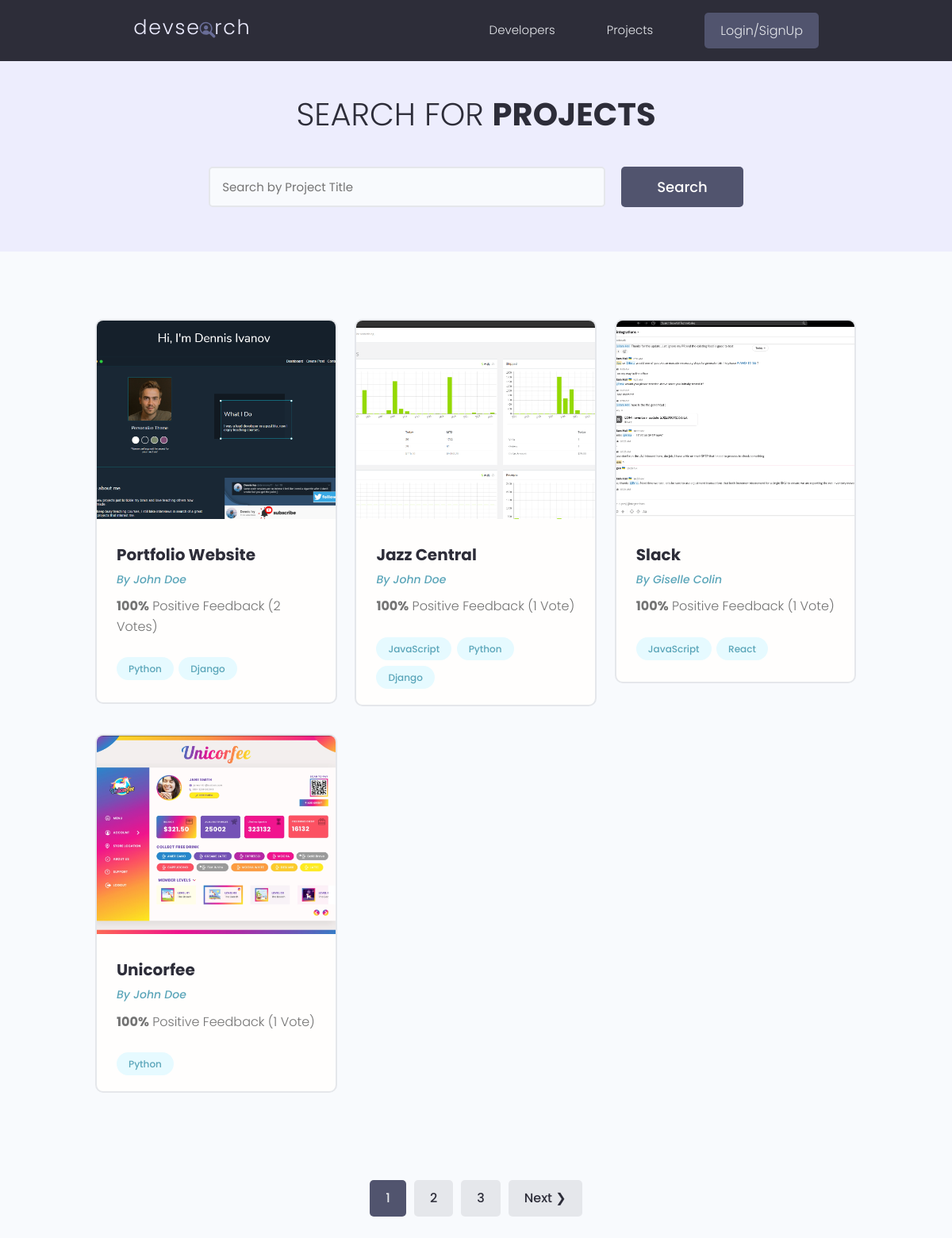
Page /project/ on the earlier database version.
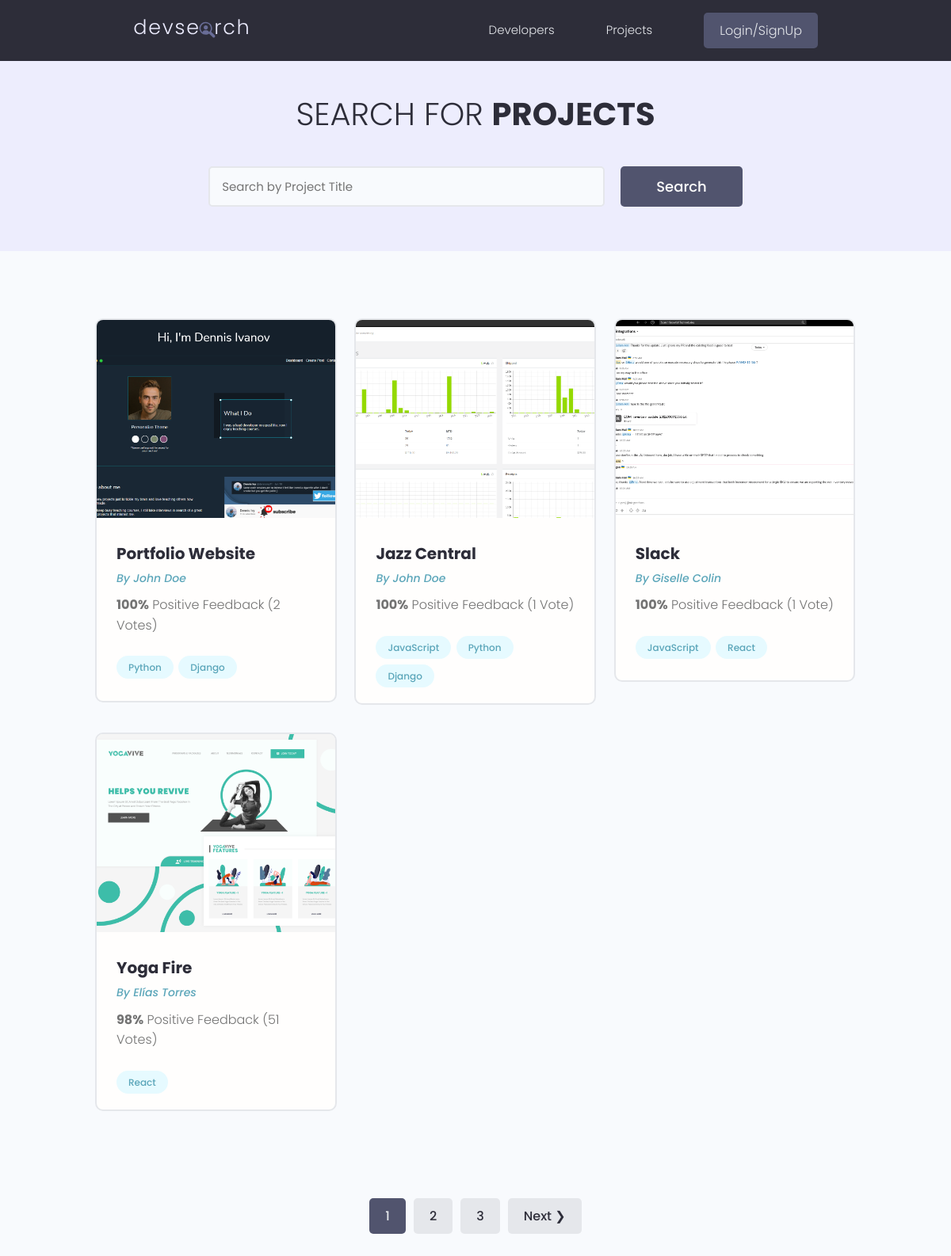
Same page on the later database version.
### project/models.py (models this page shows, shortened)
class Project(models.Model):
    id = models.UUIDField(default=uuid.uuid4,
                          primary_key=True, unique=True, editable=False)
    owner = models.ForeignKey(Developer, null=True,
                              blank=True, on_delete=models.CASCADE)
    title = models.CharField(max_length=200, unique=True)
    description = models.TextField(null=True, blank=True)
    featured_image = models.ImageField(
        null=True, blank=True, default='default.jpg')
    demo_link = models.CharField(max_length=2000, null=True, blank=True)
    source_link = models.CharField(max_length=2000, null=True, blank=True)
    tags = models.ManyToManyField('Tag', blank=True)
    vote_total = models.IntegerField(default=0, null=True, blank=True)
    vote_ratio = models.IntegerField(default=0, null=True, blank=True)
    created = models.DateTimeField(auto_now_add=True)

class Tag(models.Model):
    id = models.UUIDField(default=uuid.uuid4,
                          primary_key=True, unique=True, editable=False)
    name = models.CharField(max_length=200)
    created = models.DateTimeField(auto_now_add=True)

### developer/models.py (models this page shows, shortened)
class Developer(models.Model):
    id = models.UUIDField(default=uuid.uuid4,
                          primary_key=True, unique=True, editable=False)
    user = models.OneToOneField(User, on_delete=models.CASCADE, null=True)
    name = models.CharField(max_length=200, blank=True, null=True)
    email = models.EmailField(max_length=200, blank=True, null=True)
    username = models.CharField(max_length=200, blank=True, null=True)
    location = models.CharField(max_length=200, blank=True, null=True)
    short_intro = models.CharField(max_length=200, blank=True, null=True)
    bio = models.TextField(blank=True, null=True)
    profile_image = models.ImageField(
        upload_to='profiles/', blank=True, null=True, default='profiles/user-default.png')
    social_github = models.CharField(max_length=200, blank=True, null=True)
    social_twitter = models.CharField(max_length=200, blank=True, null=True)
    social_linkedin = models.CharField(max_length=200, blank=True, null=True)
    social_youtube = models.CharField(max_length=200, blank=True, null=True)
    social_website = models.CharField(max_length=200, blank=True, null=True)
    social_stackoverflow = models.CharField(
        max_length=200, blank=True, null=True)
    created = models.DateTimeField(auto_now_add=True)

### project/views.py (the view)
# urls.py: path('', views.projects, name='projects'),
def projects(request):
    projects, search_query = search_projects(request)
    custom_range, projects = paginate(request, projects, 4)
    context = {'projects': projects,
               'search_query': search_query, 'custom_range': custom_range}
    template = 'project/projects.html'
    return render(request, template, context)

### utils.py (called while the page is built)
def paginate(request, queryset, results):
    page = request.GET.get('page', 1)
    paginator = Paginator(queryset, results)
    try:
        queryset = paginator.page(page)
    except PageNotAnInteger:
        queryset = paginator.page(1)
    except EmptyPage:
        queryset = paginator.page(paginator.num_pages)
    left_index = (int(page) - 3) if (int(page) - 3) > 0 else 1
    right_index = (int(page) + 3) if (int(page) +
                                      3) < paginator.num_pages else paginator.num_pages
    custom_range = range(left_index, right_index + 1)
    return custom_range, queryset

def search_projects(request):
    search_query = ''
    if request.GET.get('search_query'):
        search_query = request.GET.get('search_query')
    tags = Tag.objects.filter(name__icontains=search_query)
    project = Project.objects.distinct().filter(
        Q(title__icontains=search_query) |
        Q(description__icontains=search_query) |
        Q(owner__name__icontains=search_query) |
        Q(tags__in=tags)
    ).order_by('-vote_ratio', '-vote_total', 'title')
    return project, search_query

### project/templates/project/projects.html (shortened to what this page needs)
{% extends 'main.html' %}
{% block content %}
<main class="projects">
    <section class="hero-section text-center">
        <div class="container container--narrow">
            <div class="hero-section__box">
                <h2>Search for <span>Projects</span></h2>
            </div>
            <div class="hero-section__search">
                <form class="form" action="{% url 'project:projects' %}" method="get">
                    <div class="form__field">
                        <input class="input input--text" id="formInput#search" type="text" name="search_query"
                            value="{{search_query}}" placeholder="Search by Project Title" />
                    </div>
                    <input class="btn btn--sub btn--lg" type="submit" value="Search" />
                </form>
            </div>
        </div>
    </section>
    <section class="projectsList">
        <div class="container">
            <div class="grid grid--three">
                {% for project in projects %}
                <div class="column">
                    <div class="card project">
                        <a href="{% url 'project:project' project.id %}" class="project">
                            <img class="project__thumbnail" src="{{ project.featured_image.url }}"
                                alt="project thumbnail" />
                            <div class="card__body">
                                <h3 class="project__title">{{project.title}}</h3>
                                <p>
                                    <a class="project__author" href="{% url 'developer:profile' project.owner.id %}">
                                        By {{project.owner.name}}
                                    </a>
                                </p>
                                <p class="project--rating">
                                    <span style="font-weight: bold;">{{ project.vote_ratio }}%</span> Positive
                                    Feedback ({{ project.vote_total }} Vote{{project.vote_total|pluralize:"s"}})
                                </p>
                                <div class="project__tags">
                                    {% for tag in project.tags.all %}
                                    <span class="tag tag--pill tag--main">
                                        <small>{{ tag.name }}</small>
                                    </span>
                                    {% endfor %}
                                </div>
                            </div>
                        </a>
                    </div>
                </div>
                {% endfor %}
            </div>
        </div>
    </section>
    {% include 'pagination.html' with queryset=projects custom_range=custom_range %}
</main>
{% endblock content %}

### templates/main.html (shortened to what this page needs)
<!DOCTYPE html>
{% load static %}
<html lang="en">
<head>
    <link rel="stylesheet" href="https://cdn.iconmonstr.com/1.3.0/css/iconmonstr-iconic-font.min.css" />
    <link rel="stylesheet" href="{% static 'uikit/styles/uikit.css' %}" />
    <link rel="stylesheet" href="{% static 'styles/app.css' %}" />
    <link rel="stylesheet" href="{% static 'styles/main.css' %}" />
</head>
<body>
    {% include 'navbar.html' %}
    {% block content %}
    {% endblock content %}
</body>
</html>

### templates/navbar.html (shortened to what this page needs)
{% load static %}
<header class="header">
    <div class="container container--narrow">
        <a href="{% url 'developer:profiles' %}" class="header__logo">
            <img src="{% static 'images/logo.svg' %}" alt="DevSearch Logo" />
        </a>
        <nav class="header__nav">
            <ul class="header__menu">
                <li class="header__menuItem"><a href="{% url 'developer:profiles' %}">Developers</a></li>
                <li class="header__menuItem"><a href="{% url 'project:projects' %}">Projects</a></li>
                {% if request.user.is_authenticated %}
                <li class="header__menuItem"><a href="{% url 'developer:inbox' %}">Inbox</a></li>
                <li class="header__menuItem"><a href="{% url 'developer:account' %}">Account</a></li>
                <li class="header__menuItem">
                    <a href="{% url 'developer:logout' %}" class="btn btn--sub">Logout</a>
                </li>
                {% else %}
                <li class="header__menuItem">
                    <a href="{% url 'developer:login' %}" class="btn btn--sub">Login/SignUp</a>
                </li>
                {% endif %}
            </ul>
        </nav>
    </div>
</header>

### templates/pagination.html (shortened to what this page needs)
{% if queryset.has_other_pages %}
<div class="pagination">
    <ul class="container">
        {% for page in custom_range %}
        {% if page == queryset.number %}
        <li><a href="?page={{ page }}" class="btn page-link btn--sub" data-page="{{ page }}">{{ page }}</a></li>
        {% else %}
        <li><a href="?page={{ page }}" class="btn page-link" data-page="{{ page }}">{{ page }}</a></li>
        {% endif %}
        {% endfor %}
        {% if queryset.has_next %}
        <li><a href="?page={{ queryset.next_page_number }}" class="btn page-link"
                data-page="{{ queryset.next_page_number }}">Next &#10095;</a></li>
        {% endif %}
    </ul>
</div>
{% endif %}

### static/styles/app.css (style rules this page uses)
:root { --color-sub: #2d2d39; }
.btn--sub { background-color: var(--color-sub-light); }
.card { border: 2px solid var(--color-light); }
img { width: 100%; }
.header { position: sticky; z-index: 111; background-color: var(--color-sub); padding: 1.5rem 0; }
.header > .container { display: flex; justify-content: space-between; align-items: center; }
.header__logo > img { height: 3.8rem; }
.header__nav > ul { display: inline-flex; align-items: center; list-style: none; gap: 6.5rem; }
.header__menuItem > a { color: var(--color-light); font-weight: 300; }
.hero-section { height: 40vh; display: flex; align-items: center; background-color: var(--color-sub); }
.hero-section__box { margin-bottom: 4rem; }
.hero-section__box > h2, .hero-section__box > h2 > span { font-size: 4rem; color: var(--color-light); line-height: 1.3; text-transform: uppercase; }
.hero-section__box > h2 { font-weight: 300; }
.hero-section__box > h2 > span { font-weight: 700; }
.hero-section__search > .form { display: flex; align-items: center; justify-content: center; gap: 2rem; }
.hero-section__search > .form input.input--text { width: 50rem; }
.pagination { margin-top: 8rem; margin-bottom: 10rem; }
.pagination > ul { flex-wrap: wrap; list-style: none; display: flex; align-items: center; justify-content: center; gap: 1rem; }
.pagination .btn { color: var(--color-sub); }
.pagination .btn.btn--sub { color: var(--color-light); }
.project__author { font-size: 1.4rem; font-style: italic; }
.project--rating { margin-bottom: 1.6em; margin-top: .5em; }
.projects > .hero-section { background: var(--color-sub-lighter); height: 30vh; }
.projects .hero-section__box { margin-bottom: 2.5rem; }
.projects .hero-section__box > h2 { color: var(--color-sub); }
.projects .hero-section__box > h2 > span { font-weight: 700; color: var(--color-sub); }
.projectsList { margin-top: 8rem; }
.project__thumbnail { height: 25rem; object-fit: cover; object-position: top center; }
.project__title { font-size: 2rem; font-weight: 700; color: var(--color-sub); }

### static/uikit/styles/modules/_variables.css (style rules this page uses)
:root { --color-main: #5aa5b9; --color-main-light: #e6faff; --color-sub: #3f4156; --color-sub-light: #51546e; --color-sub-lighter: #ededfd; --color-text: #737373; --color-gray: #8b8b8b; --color-light: #e5e7eb; --color-light-gray: #767676; --color-bg: #f8fafd; --color-white: #fffefd; --color-white-light: #f3f3f3; --color-success: #359e64; --color-success-bg: #def8e8; --color-error: #fc4b0b; --color-error-bg: #fff2ee; --font-base: 'Poppins', arial, helvetica, 'Segoe UI', roboto, ubuntu, sans-serif; --font-monospace: 'Fira Code', 'Courier New', courier, monospace; --font-regular: 300; --font-medium: 500; --font-bold: 700; --generic-shadow: 1px 1px 5px #00000010; --generic-transition: all 0.3s ease-in-out; }

### static/uikit/styles/modules/_base.css (style rules this page uses)
* { margin: 0; padding: 0; box-sizing: border-box; text-rendering: optimizeLegibility; color: inherit; font-size: inherit; }
html { font-size: 50%; }
@media only screen and (min-width: 480px) { html { font-size: 56.25%; } }
@media only screen and (min-width: 1200px) { html { font-size: 62.5%; } }
body { line-height: 1.6; font-weight: 400; font-size: 1.5rem; color: var(--color-text); background-color: var(--color-bg); min-height: 100vh; }

### static/uikit/styles/modules/_typography.css (style rules this page uses)
* { font-family: var(--font-base); }
h2 { font-size: 3.6rem; font-weight: var(--font-bold); }
h3 { font-size: 3.2rem; font-weight: var(--font-medium); }
p, span, strong { font-size: 1.6rem; color: var(--color-text); font-weight: var(--font-regular); }
a { padding-bottom: 2px; text-decoration: none; display: inline-block; color: var(--color-main); font-weight: var(--font-medium); }

### static/uikit/styles/modules/_utilities.css (style rules this page uses)
.container { width: 92%; max-width: 165rem; margin: 0 auto; box-sizing: border-box; }
.container--narrow { width: 92%; max-width: 120rem; }
@media screen and (min-width: 1000px) { .container { width: 90%; } }
@media screen and (min-width: 1000px) { .container--narrow { width: 85%; } }
@media screen and (min-width: 1200px) { .container { width: 80%; } }
@media screen and (min-width: 1200px) { .container--narrow { width: 72%; } }
.text-center { text-align: center; }

### static/uikit/styles/modules/_card.css (style rules this page uses)
.card { border-radius: 1rem; background-color: var(--color-white); border: 1.5px solid var(--color-light); width: auto; height: auto; margin-top: 0.5rem; margin-bottom: 0.5rem; overflow: hidden; }
.card__body, .card__header { padding: 2rem 2.5rem; }

Differences in the rows shown:
no longer on this page (row edited): Project: featured_image (picture), title "Unicorfee", owner.name "John Doe", vote_ratio "100", vote_total "1", Tag (name "Python")
now on this page (row unchanged): Project: featured_image (picture), title "Yoga Fire", owner.name "Elías Torres", vote_ratio "98", vote_total "51", Tag (name "React")
